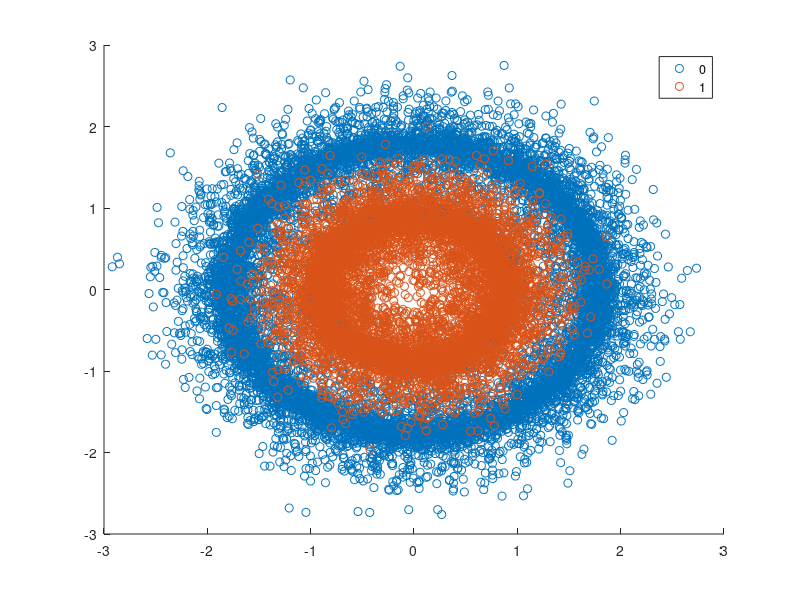

MATLAB code for this plot: (Note: this script raises an error after producing the figure.)
%%
% Example usage of the nn distributed coreset.

%% Spiral (2D data)
clear;
clc;
Pwclass=importdata('noisy_circles.csv');
gscatter(Pwclass(:,1),Pwclass(:,2),Pwclass(:,3))
% adding noise
P = Pwclass(:,1:2);
sigma_1 = 0.1;
sigma_2 = 0.1;
NOISE = mvnrnd([0,0], [sigma_1,0;0,sigma_2], round(size(P,1)));
%P = vertcat(P, NOISE);
P = P + NOISE;

gscatter(P(:,1),P(:,2),Pwclass(:,3))
%% Coreset routine    
K = length(unique(Pwclass(:,3))); % it can be manually set also!    

%'Random'graph generation with n=9, p=0.3
Nnodes = 3;
G= random_graph_gen(Nnodes, 0.3);    
fprintf('generated random graph\n');

%partitioning data into 9 local sets using 'weighted' partition method
[N, dim] = size(P);
indn=get_partition('weighted', N, Nnodes, sum(G), 1, P);

%Distributed PCA of the data with t_vector = [14]
%%proj_vector = distributed_pca(P, [14], 9, indn);
%%lowDim_P = P*proj_vector{1};
lowDim_P = P;

global LOC_CORESET_CENTERS
LOC_CORESET_CENTERS = zeros(Nnodes*K, 2);
%Distributed_coreset construction and lloyd's k-means impementation
%for the PCA data with k=10, t=10% of the size of the data

%[S,w] = distributed_coreset(lowDim_P, indn, Nnodes, K, floor(0.5*N) );
[S,w] = nnd_coreset(lowDim_P, indn, Nnodes, K, floor(0.4*N) );

[centers, labels, W] = SpectralClustering(S, K, 1.2);

gscatter(S(:,1),S(:,2),labels)

%[centers_coreset]=lloyd_kmeans(K, S, w);
%[centers_entire]=lloyd_kmeans(K, P);
    
%% Finding the closest center to each coreset point

% Coreset points with labels added in the last column by
%  finding the nearest centroid in the coreset.
% Note that each center in the coreset is found by performing K-means
%  over the coreset.
dims = size(S);
labeledS = zeros(dims(1), dims(2) + 1);
labeledS(:,1:2) = S;

for i=1:dims(1)
    min_d = inf;
    min_c = -1;
    for c=1:size(centers_coreset,1)
        curr_d = sum((S(i,:)-centers_coreset(c,:)).^2);
        if curr_d < min_d
            min_d = curr_d;
            min_c = c;
        end
    end
    labeledS(i,3) = min_c;
end

figure1 = figure('PaperSize',[20.98404194812 29.67743169791]);
axes1 = axes('Parent',figure1);
hold(axes1,'all');

%line(local_centers(:,1),local_centers(:,2),'Parent',axes1,'MarkerFaceColor',[0 1 0],'Marker','diamond','LineStyle','none',...
%'Color',[1 0.5 0.5],'MarkerSize',10,'DisplayName','Local node centers');

%gscatter(P(:,1), P(:,2), ones(size(P,1)), 'm')
gscatter(labeledS(:,1),labeledS(:,2),labeledS(:,3))